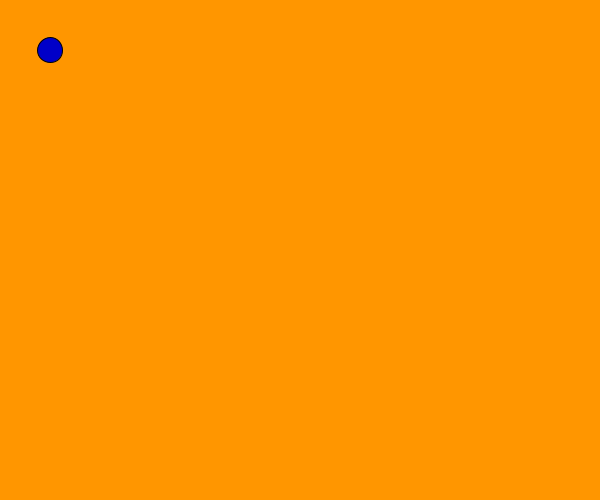
Frame 1 (no input)
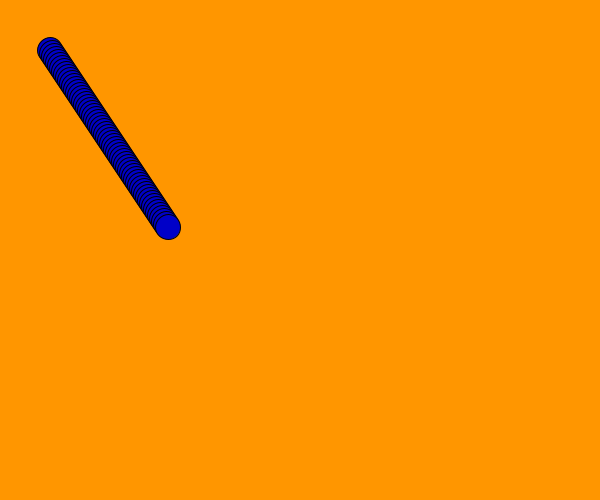
Frame 60 (the mouse pressed at the canvas centre just before this capture)
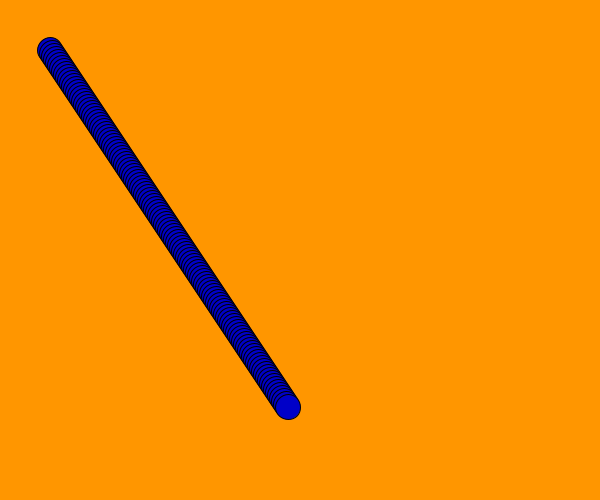
Frame 120 (the mouse held since frame 60 and released just before this capture)

The Processing sketch that drew these frames (run headless with seeded random() and noise(); from frame 60 on, the mouse is pressed at the canvas centre):

// Processing sketch: processing_103293
// ── processing_103293.pde

// Credit: Ren Ervin Bettendorf 
//Nadav Hardof 
//7/9/13
//project: make the screen saver as said..

/* SCREENSAVERS FER DAYS BROSKIES */
void setup(){
  size(600,500);  
  background(255, 150,0);
  frameRate(60);
}

int dx = 2;
int dy = 3;

int x = 50;
int y = 50;

void draw(){
    fill(0, 0, 200);
    ellipse( x,y,25,25 );
  
    x = x + dx;
    y = y + dy;
    
    if ( x< 0 || x > 475){
       dx = -1 * dx;
    }
    
    if ( y < 0 || y > 475){
       dy = -1 * dy;  
    }


if(mousePressed == true); {
fill(0,200,0); }
}
